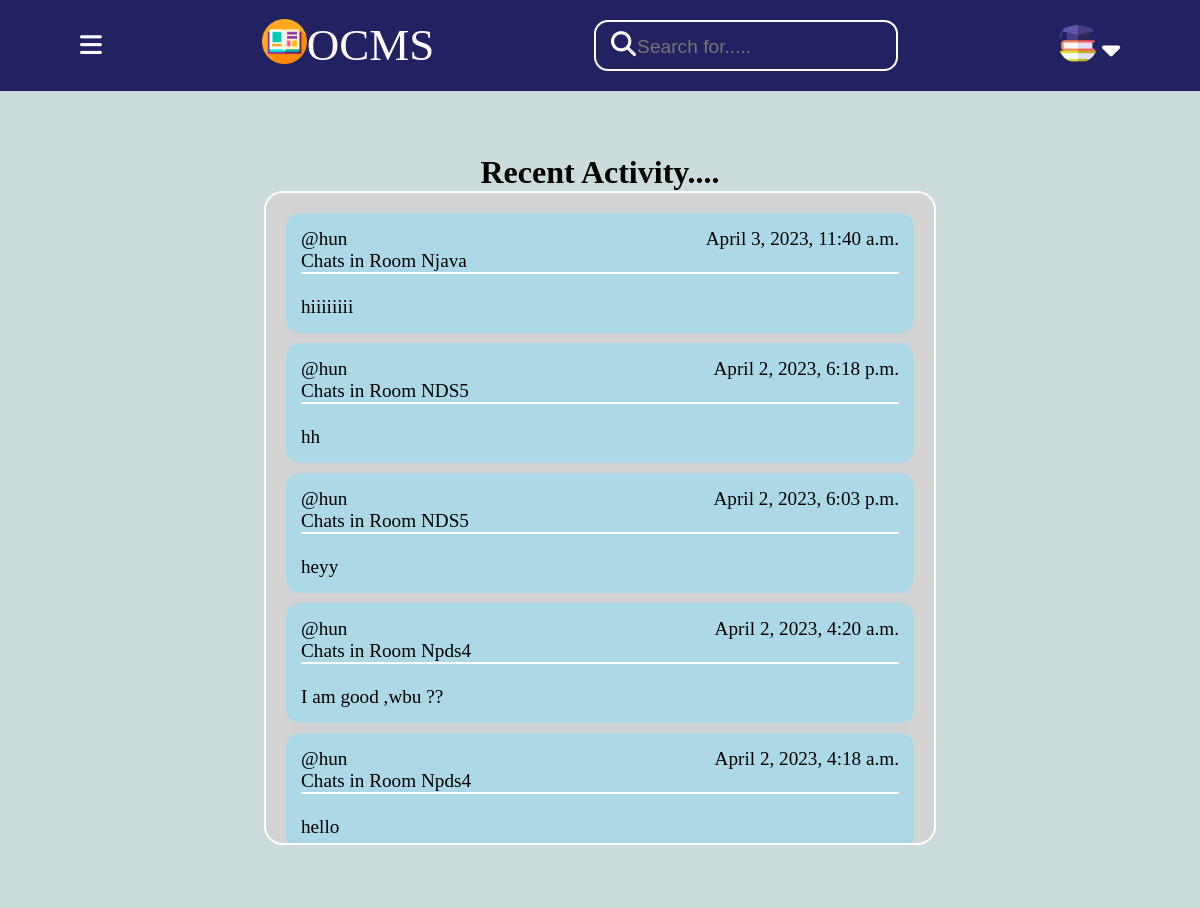
/sactivity/ (signed in), run on an earlier commit of the app's database.
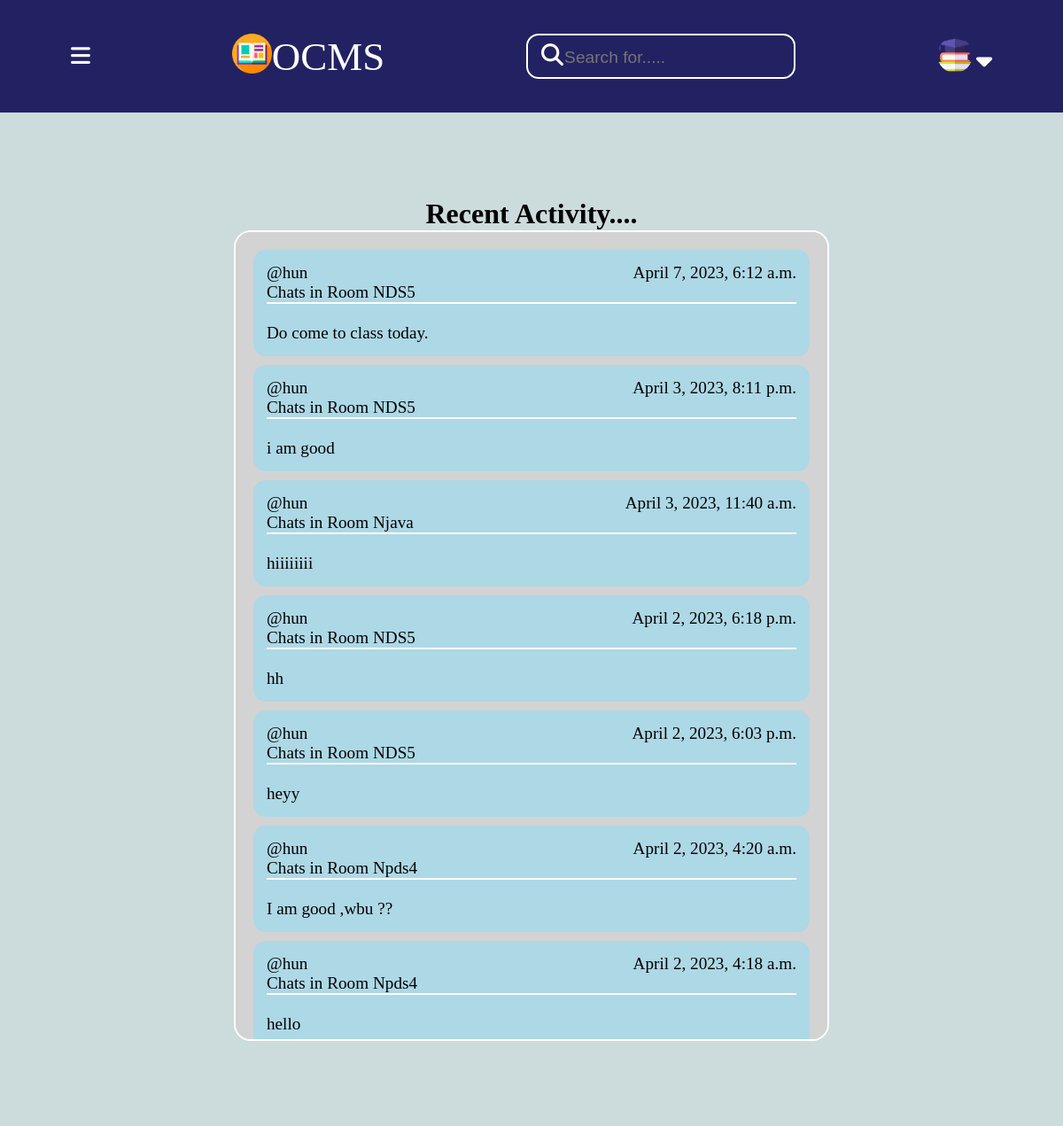
And on a later commit of the database.
### base/models.py (models this page shows, shortened)
class Message(models.Model):
    user = models.ForeignKey(User, on_delete=models.CASCADE)
    room = models.ForeignKey(Room, on_delete=models.CASCADE)
    body = models.TextField(max_length=1000)
    updated = models.DateTimeField(auto_now=True)
    created = models.DateTimeField(auto_now_add=True)
    class Meta:
        ordering = ['-updated', 'created']

class User(AbstractUser):
    is_student = models.BooleanField(default=False)
    is_teacher = models.BooleanField(default=False)

class Room(models.Model):
    course_id=models.CharField(max_length=100)
    teacher=models.CharField(max_length=100)
    name = models.CharField(max_length=200) #set it to host.subject_name during declaration by default
    description = models.TextField(null=True, blank=True)
    avatar = models.ImageField(null=True, default="avatar.svg")
    room_code=models.CharField(max_length=100)
    updated = models.DateTimeField(auto_now=True)
    created = models.DateTimeField(auto_now_add=True)
    class Meta:
        ordering = ['-updated', '-created']

### base/views.py (the view)
# urls.py: path("sactivity/",views.sactivity,name="sactivity"),
@login_required(login_url='check')
def sactivity(request):
    messages=Message.objects.filter(user=request.user)
    context={'messages':messages}
    return render(request,'base/sactivity.html',context)

### base/templates/base/sactivity.html (shortened to what this page needs)
{% include 'student_main.html' %}
{% block content %}
    <div class="activitycontainer">
        <h1>Recent Activity....</h1>
        <div class="activitybox">
            {% for message in messages %}
               <div class="activitycontent">
                <div class="activityl1">
                <p>@{{message.user}}</p>
                <p>{{message.created}}</p>
                </div>
                <p class="chatroom">Chats in Room {{message.room.name}}</p>
                <br>
                <p>{{message.body}}</p>
            </div>
            {% endfor %}
        </div>
    </div>
    {% endblock content %}
</body>
</html>

What changed in the data, as far as the page shows it:
added Message: user "hun", created "April 7, 2023, 6:12 a.m.", room.name "NDS5", body "Do come to class today."
added Message: user "hun", created "April 3, 2023, 8:11 p.m.", room.name "NDS5", body "i am good"
